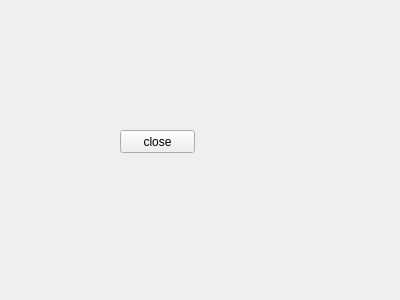
<?xml version="1.0" encoding="UTF-8"?>
<ui version="4.0">
 <class>Form</class>
 <widget class="QWidget" name="Form">
  <property name="geometry">
   <rect>
    <x>0</x>
    <y>0</y>
    <width>400</width>
    <height>300</height>
   </rect>
  </property>
  <property name="windowTitle">
   <string>Form</string>
  </property>
  <widget class="QPushButton" name="pushButton">
   <property name="geometry">
    <rect>
     <x>120</x>
     <y>130</y>
     <width>75</width>
     <height>23</height>
    </rect>
   </property>
   <property name="text">
    <string>close</string>
   </property>
  </widget>
 </widget>
 <resources/>
 <connections>
  <connection>
   <sender>pushButton</sender>
   <signal>clicked(bool)</signal>
   <receiver>Form</receiver>
   <slot>close()</slot>
   <hints>
    <hint type="sourcelabel">
     <x>161</x>
     <y>136</y>
    </hint>
    <hint type="destinationlabel">
     <x>249</x>
     <y>139</y>
    </hint>
   </hints>
  </connection>
 </connections>
</ui>
